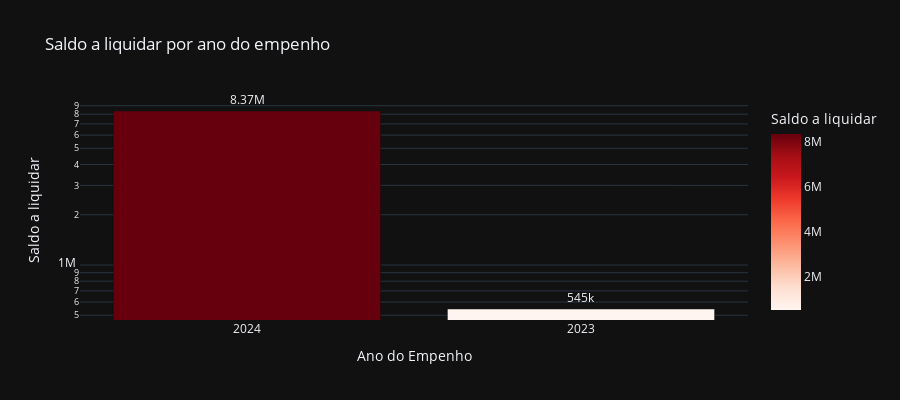

The notebook cell this image was saved under:
### Code cell
# Saldo a liquidar por ano
cols = ['ANO', 'A_LIQUIDAR']

df_aux = df.loc[:, cols].groupby('ANO').sum().sort_values(by= 'A_LIQUIDAR', ascending=False).reset_index()
df_aux = df_aux[df_aux['A_LIQUIDAR'] > 0]
fig = px.bar(df_aux, 
             x='ANO', 
             y='A_LIQUIDAR',
             title='Saldo a liquidar por ano do empenho',
             labels={'ANO':'Ano do Empenho', 'A_LIQUIDAR':'Saldo a liquidar'},
             text_auto='.3s',
             height=400,
             log_y=True,
             color='A_LIQUIDAR',
             color_continuous_scale = 'reds',
             template='plotly_dark')
fig.update_traces(textposition = 'outside', cliponaxis = False, hovertemplate=None)
fig.update_layout(hovermode="x unified")

fig.show()

### Figure 1 — Plotly figure (JSON) as saved in the notebook; plotly's stock layout.template omitted (floating-point values rounded to 4 significant figures)
{"data": [{"alignmentgroup": "True", "cliponaxis": false, "legendgroup": "", "marker": {"color": [8365000.0, 545200.0], "coloraxis": "coloraxis", "pattern": {"shape": ""}}, "name": "", "offsetgroup": "", "orientation": "v", "showlegend": false, "textposition": "outside", "texttemplate": "%{y:.3s}", "type": "bar", "x": ["2024", "2023"], "xaxis": "x", "y": [8365000.0, 545200.0], "yaxis": "y"}], "layout": {"barmode": "relative", "coloraxis": {"colorbar": {"title": {"text": "Saldo a liquidar"}}, "colorscale": [[0, "rgb(255,245,240)"], [0.125, "rgb(254,224,210)"], [0.25, "rgb(252,187,161)"], [0.375, "rgb(252,146,114)"], [0.5, "rgb(251,106,74)"], [0.625, "rgb(239,59,44)"], [0.75, "rgb(203,24,29)"], [0.875, "rgb(165,15,21)"], [1, "rgb(103,0,13)"]]}, "height": 400, "hovermode": "x unified", "legend": {"tracegroupgap": 0}, "title": {"text": "Saldo a liquidar por ano do empenho"}, "xaxis": {"anchor": "y", "domain": [0, 1], "title": {"text": "Ano do Empenho"}}, "yaxis": {"anchor": "x", "domain": [0, 1], "title": {"text": "Saldo a liquidar"}, "type": "log"}}}
